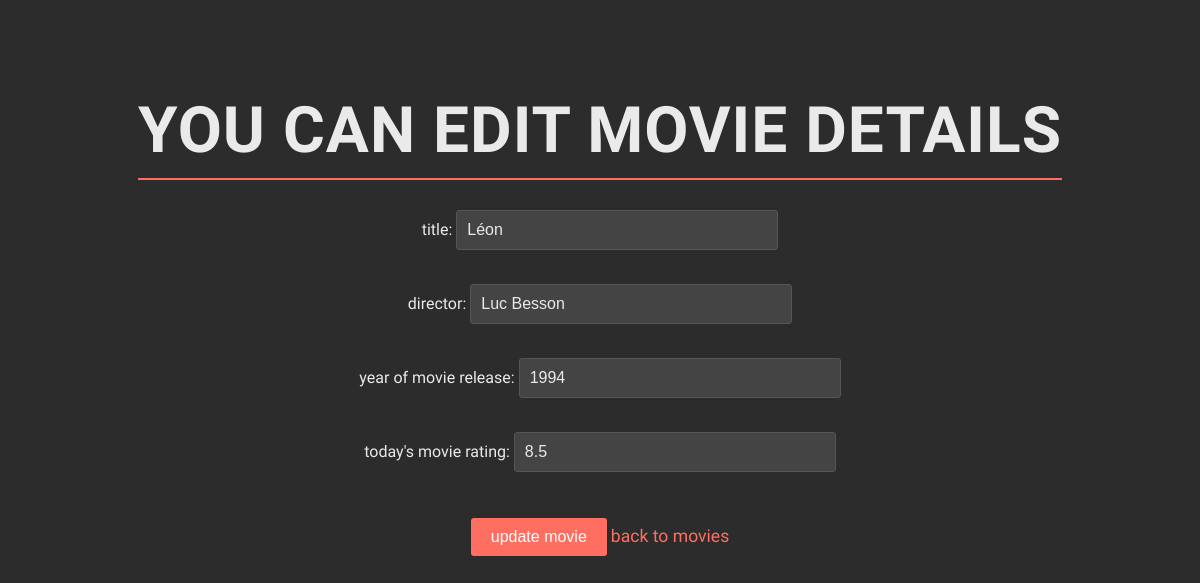
Page /movies/4/edit on the earlier database version.
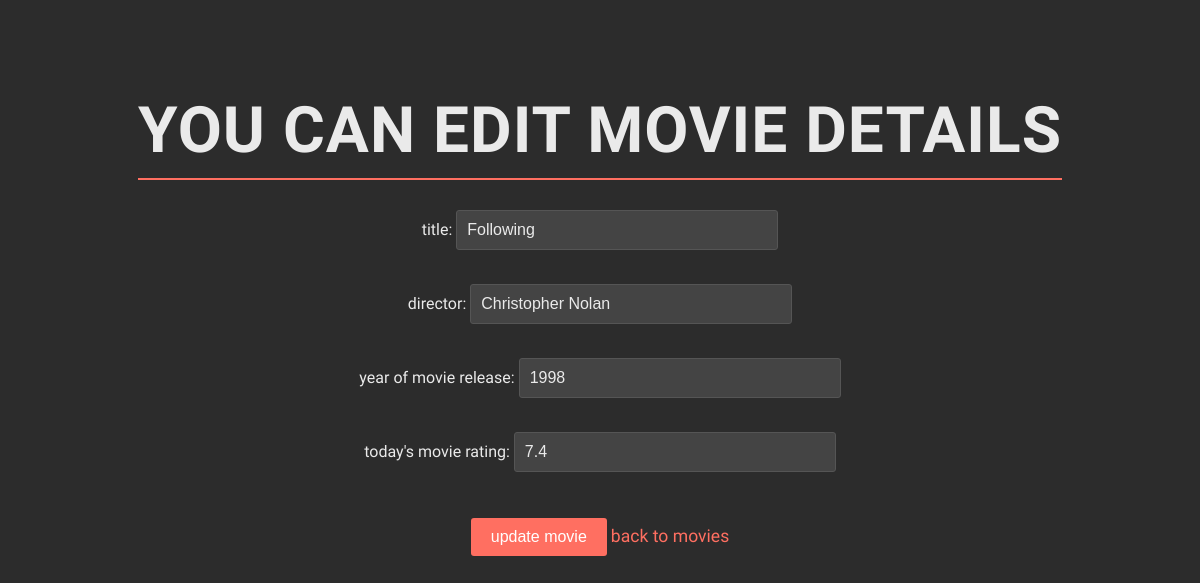
Same page on the later database version.
### data_models.py (models this page shows, shortened)
class Movie(db.Model):
    __tablename__ = 'movies'
    movie_id = db.Column(db.Integer, primary_key=True, autoincrement=True)
    title = db.Column(db.String(250), nullable=False)
    director = db.Column(db.String(200), nullable=False)
    release_year = db.Column(db.Integer, nullable=False)
    movie_rating = db.Column(db.Float, nullable=False)
    users = relationship('User', secondary=user_movies, back_populates='movies')

### app.py (the view, shortened to what this page needs)
@app.route('/movies/<int:movie_id>/edit', methods=['GET', 'POST'])
def update_movie(movie_id):
    movie = data_manager.get_movie_by_id(movie_id)
    if not movie:
        flash('Movie not found. 🪓', 'error')
        return redirect(url_for('list_movies'))
    return render_template('update_movie.html', movie=movie)

### datamanager/sqlite_data_manager.py (called while the page is built)
    def get_movie_by_id(self, movie_id):
        with self.app.app_context():
            return self.db.session.query(Movie).filter_by(movie_id=movie_id).first()

### templates/update_movie.html (shortened to what this page needs)
<!DOCTYPE html>
<html lang="en">
<head>
</head>
<body>
    <h1>you can edit movie details</h1><br>
    <form method="post" action="">
        <label for="title">title:</label>
        <input type="text" id="title" name="title" value="{{ movie.title }}" required><br><br>
        <label for="director">director:</label>
        <input type="text" id="director" name="director" value="{{ movie.director }}" required><br><br>
        <label for="release_year">year of movie release:</label>
        <input type="text" id="release_year" name="release_year" value="{{ movie.release_year }}" required><br><br>
        <label for="movie_rating">today's movie rating:</label>
        <input type="text" id="movie_rating" name="movie_rating" value="{{ movie.movie_rating }}" required><br><br>
        <input type="submit" value="update movie">
         <a href="{{ url_for('list_movies') }}">back to movies</a>
    </form>
</body>
</html>

Differences in the rows shown:
changed Movie: title "Léon" → "Following"; director "Luc Besson" → "Christopher Nolan"; release_year "1994" → "1998"; movie_rating "8.5" → "7.4"
